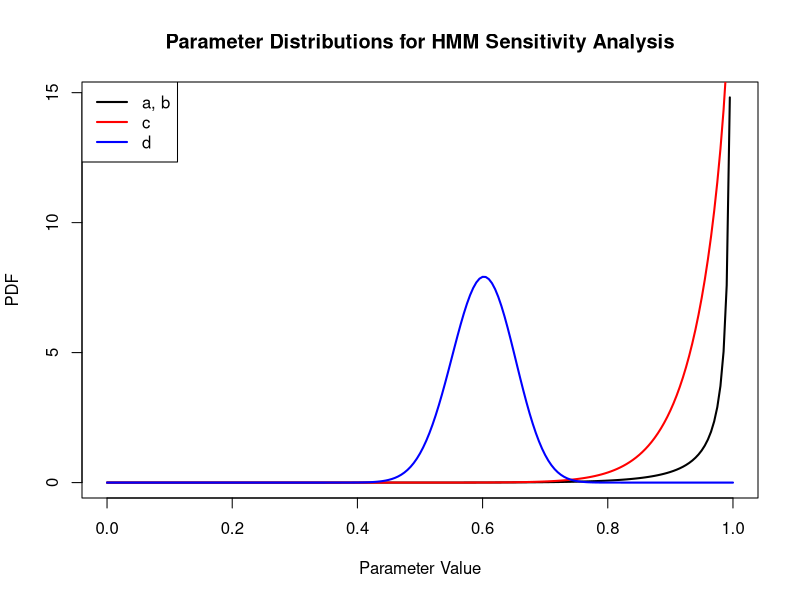

Write R code to recreate this figure.



x = seq(0,1,.005)

y1 = dbeta(x,9.9,.1)  # a,b
y2 = dbeta(x,17.1,.9) # c
y3 = dbeta(x,57,38)   # d

yl = range(y1,y2,y3)

pdf("beta_distributions.pdf",10,5)
plot(x,y1, col="black", type="l", lwd=2, xlab="Parameter Value", ylab="PDF", main="Parameter Distributions for HMM Sensitivity Analysis")
lines(x,y2, col="red", lwd=2)
lines(x,y3, col="blue", lwd=2)

legend("topleft", legend=c('a, b', 'c', 'd'), col=c('black','red','blue'), lwd=2)
dev.off()
